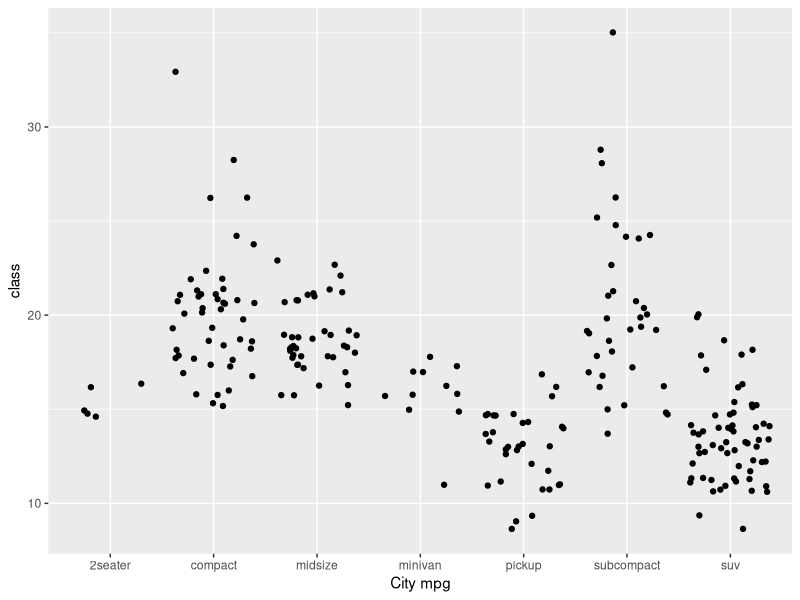

Write the R code that produced this figure.
## ---- chunk 1
knitr::opts_chunk$set(echo = TRUE)
library(tidyverse) 
## ---- chunk 2
ggplot(data = mpg, aes(x = class, y = cty)) +
	geom_jitter()+
  labs(x="City mpg", y="class")
